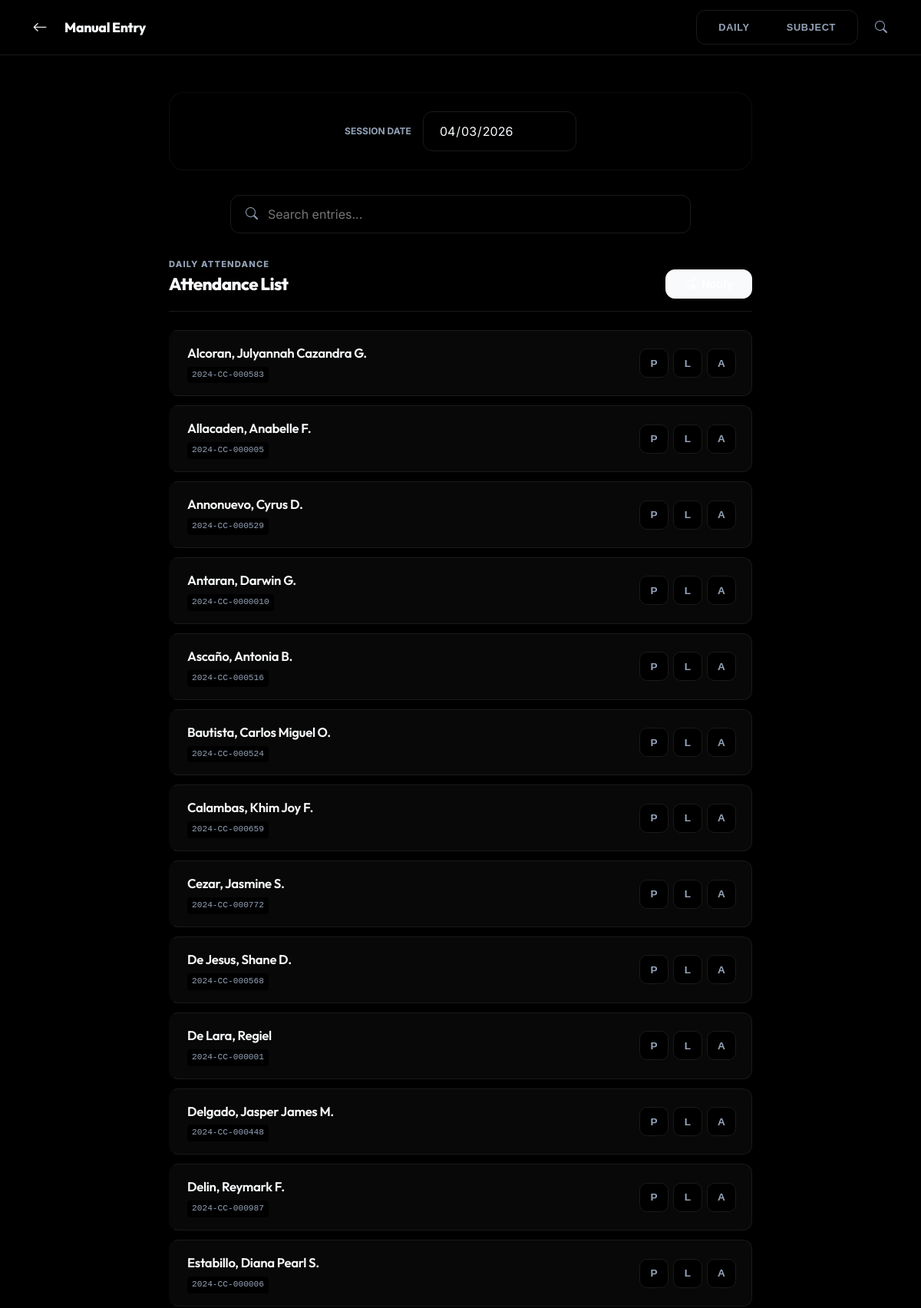
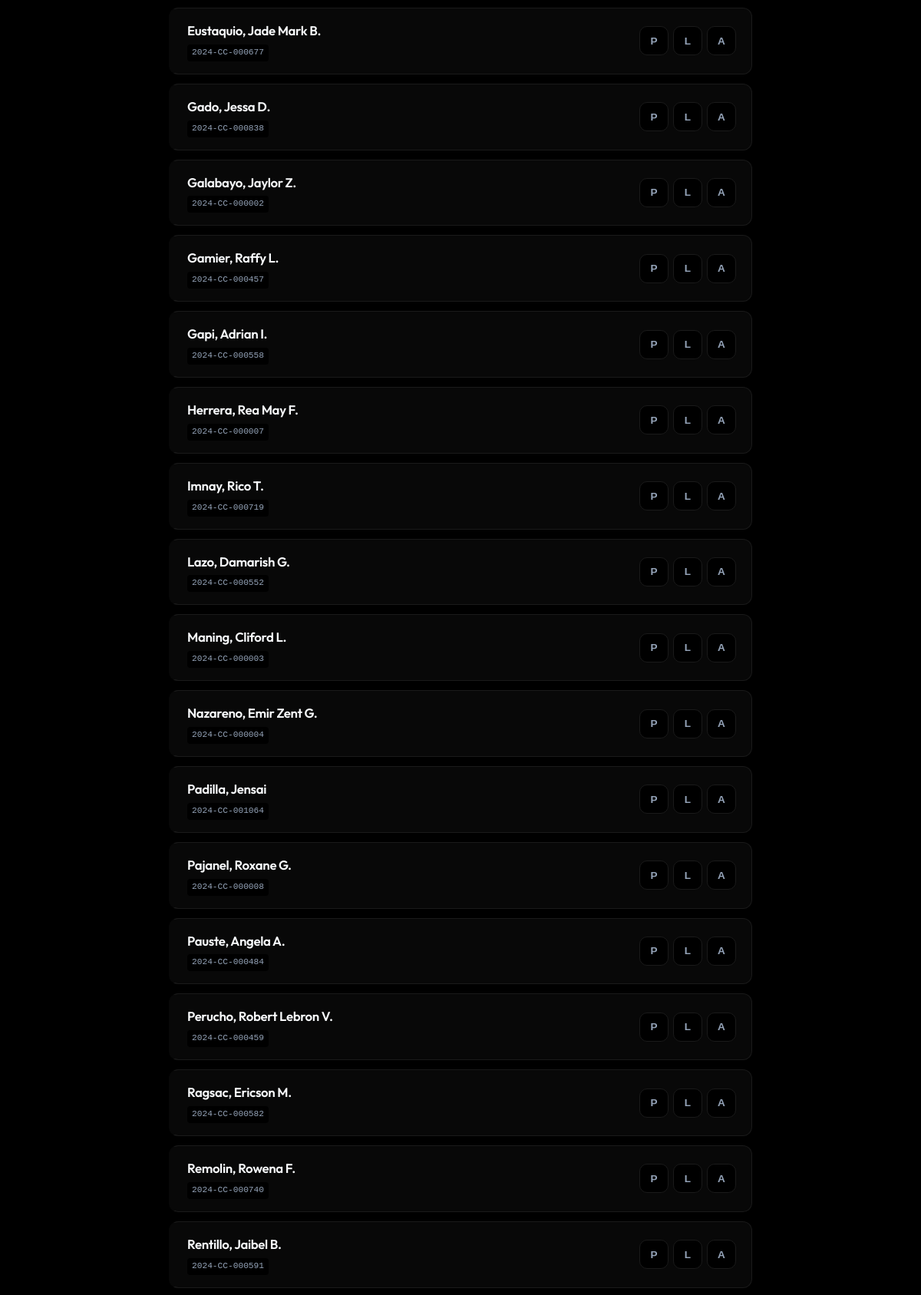
The app's page /manual.php (upper part) with its own data (2 pictures, top to bottom).
### tables this page shows
CREATE TABLE users (
        qr_code TEXT PRIMARY KEY,
        name TEXT NOT NULL,
        created_at TIMESTAMP DEFAULT CURRENT_TIMESTAMP,
        updated_at TIMESTAMP DEFAULT CURRENT_TIMESTAMP
    , birthday DATE, email TEXT, student_type TEXT DEFAULT 'regular', first_name TEXT, last_name TEXT, middle_initial TEXT, course TEXT, place_of_birth TEXT, sex TEXT, civil_status TEXT, religion TEXT, citizenship TEXT, contact_number TEXT, section TEXT, deleted_at DATETIME DEFAULT NULL, year_level TEXT DEFAULT '1st');

### manual.php (the view, shortened to what this page needs)
<?php
require_once 'includes/db.php';
$subjectId = isset($_GET['subject_id']) && $_GET['subject_id'] !== "" ? intval($_GET['subject_id']) : 0;
$currentDate = $_GET['date'] ?? date('Y-m-d');
if ($subjectId > 0) {
    $q = "SELECT u.*
          FROM users u
          LEFT JOIN student_subjects ss ON u.qr_code = ss.qr_code
          WHERE (u.student_type IS NULL OR u.student_type = 'regular')
             OR (u.student_type = 'irregular' AND ss.subject_id = ?)
          AND u.deleted_at IS NULL
          GROUP BY u.qr_code
          ORDER BY u.name";
    $stmt = $pdo->prepare($q);
    $stmt->execute([$subjectId]);
} else {
    $stmt = $pdo->prepare("SELECT * FROM users WHERE deleted_at IS NULL ORDER BY name");
    $stmt->execute();
}
$users = $stmt->fetchAll(PDO::FETCH_ASSOC);
?>
<!DOCTYPE html>
<html lang="en">
<head>
    <link href="assets/css/style.css" rel="stylesheet">
    <link rel="stylesheet" href="assets/vendor/bootstrap-icons/bootstrap-icons.css">
</head>
<body>
    <?php
    $navbar_actions = '
        <div class="nav-tabs" style="margin-bottom:0; background: rgba(0,0,0,0.05);">
            <button onclick="setMode(\'daily\')" id="btnDaily" class="nav-link">Daily</button>
            <button onclick="setMode(\'subject\')" id="btnSubject" class="nav-link">Subject</button>
        </div>
    ';
    include 'includes/navbar.php';
    ?>
    <main class="container animate-fade-up" style="max-width: 800px; margin-top: 2rem; padding-top: 1rem;">
        <div class="glass-panel" style="padding: 1.5rem; border-radius: 20px; margin-bottom: 2rem;">
            <div style="display: flex; align-items: center; justify-content: center; gap: 15px;">
                <span class="date-label">Session Date</span>
                <input type="date" id="attendanceDate" class="form-control" style="max-width: 200px; border-radius: 12px;" value="<?= date('Y-m-d', strtotime($currentDate)) ?>" onchange="refreshData()">
            </div>
        </div>
        <div class="search-container" style="margin-bottom: 2rem;">
            <i class="bi bi-search search-icon"></i>
            <input type="text" id="searchInput" class="form-control" placeholder="Search entries..." autocomplete="off" style="padding-left: 3rem; border-radius: 12px; box-shadow: var(--glass-shadow);">
        </div>
        <div style="display: flex; justify-content: space-between; align-items: flex-end; margin-bottom: 1.5rem; border-bottom: 1px solid var(--border); padding-bottom: 1rem;">
            <div>
                <p id="manualContextIndicator" style="font-size: 0.7rem; color: var(--text-muted); font-weight:800; text-transform:uppercase; letter-spacing:0.1em; margin:0; line-height:1.5;">Daily Attendance</p>
                <h5 style="color: var(--text-main); font-weight: 800; margin: 0; font-size:1.4rem; letter-spacing:-0.03em;">Attendance List</h5>
            </div>
            <button id="btnNotify" onclick="finishAndNotifySubject()" class="btn btn-primary" style="border-radius:12px; padding: 0.6rem 1.5rem; display: flex; align-items: center; gap: 8px;">
                <i class="bi bi-send-check"></i> <span class="btn-text">Notify</span>
            </button>
        </div>
        <div id="studentList" class="student-list">
            <?php foreach ($users as $user): ?>
                <div class="student-row" id="row-<?= $user['qr_code'] ?>" data-name="<?= htmlspecialchars($user['name']) ?>">
                    <div style="display: flex; flex-direction: column; gap: 4px;">
                        <h5 class="student-name" onclick="window.location.href='profile.php?qr=<?= urlencode($user['qr_code']) ?>'" style="cursor:pointer;"><?= htmlspecialchars($user['name']) ?></h5>
                        <div style="display: flex; align-items: center; gap: 8px;">
                            <span class="student-id"><?= $user['qr_code'] ?></span>
                        </div>
                    </div>
                    <div class="action-group">
                        <button onclick="setStatus('<?= $user['qr_code'] ?>', '<?= $user['name'] ?>', 'present')" class="btn-status btn-present" title="Mark Present">P</button>
                        <button onclick="setStatus('<?= $user['qr_code'] ?>', '<?= $user['name'] ?>', 'late')" class="btn-status btn-late" title="Mark Late">L</button>
                        <button onclick="setStatus('<?= $user['qr_code'] ?>', '<?= $user['name'] ?>', 'absent')" class="btn-status btn-absent" title="Mark Absent">A</button>
                    </div>
                </div>
            <?php endforeach; ?>
        </div>
    </main>
</body>
</html>

### assets/css/style.css (style rules this page uses)
:root { --bg-main: #fcfcfc; --bg-card: #ffffff; --primary: #1e293b; --primary-hover: #334155; --accent: #3b82f6; --success: #059669; --warning: #d97706; --danger: #dc2626; --text-main: #0f172a; --text-muted: #64748b; --border: #e2e8f0; --bg-hover: #f8fafc; --shadow-sm: none; --shadow-md: none; --shadow-lg: none; --radius-lg: 20px; --radius-md: 12px; --radius-sm: 8px; --header-height: 72px; --glass-bg: rgba(255, 255, 255, 0.85); --glass-border: rgba(255, 255, 255, 0.4); --glass-shadow: 0 8px 32px 0 rgba(15, 23, 42, 0.08); --ease-out-expo: cubic-bezier(0.19, 1, 0.22, 1); }
html.dark { --bg-main: #000000; --bg-card: #080808; --primary: #f8fafc; --primary-hover: #e2e8f0; --accent: #3b82f6; --text-main: #f8fafc; --text-muted: #94a3b8; --border: #1a1a1a; --bg-hover: #121212; --glass-bg: rgba(0, 0, 0, 0.8); --glass-border: rgba(255, 255, 255, 0.05); --glass-shadow: 0 8px 32px 0 rgba(0, 0, 0, 0.4); }
.glass-panel { background: var(--glass-bg); backdrop-filter: blur(12px); -webkit-backdrop-filter: blur(12px); border: 1px solid var(--glass-border); box-shadow: var(--glass-shadow); }
* { box-sizing: border-box; margin: 0; padding: 0; -webkit-tap-highlight-color: transparent; }
body { font-family: 'Inter', sans-serif; background-color: var(--bg-main); color: var(--text-main); min-height: 100vh; overflow-x: hidden; line-height: 1.6; padding-bottom: 120px; }
h1, h2, h3, h4, h5, h6 { font-family: 'Outfit', sans-serif; color: var(--text-main); margin-bottom: 0.5rem; letter-spacing: -0.02em; font-weight: 600; }
.container { max-width: 1100px; margin: 0 auto; padding: 0 20px; }
.btn { display: inline-flex; align-items: center; gap: 0.5rem; padding: 0.75rem 1.5rem; border-radius: var(--radius-md); font-weight: 700; font-size: 0.9rem; cursor: pointer; border: 1px solid transparent; transition: all 0.3s var(--ease-out-expo); position: relative; overflow: hidden; }
.btn-primary { background-color: var(--primary); color: white; border: 1px solid var(--primary); }
.nav-tabs { display: inline-flex; background: var(--bg-main); padding: 4px; border-radius: var(--radius-md); margin-bottom: 2rem; border: 1px solid var(--border); }
.nav-link { padding: 0.6rem 1.5rem; border-radius: var(--radius-sm); text-decoration: none; color: var(--text-muted); font-weight: 700; font-size: 0.8rem; transition: all 0.2s; border: none; background: transparent; cursor: pointer; text-transform: uppercase; letter-spacing: 0.05em; }
.form-control { width: 100%; padding: 0.875rem 1.25rem; border: 1px solid var(--border); border-radius: var(--radius-md); font-family: inherit; font-size: 1rem; background: var(--bg-main); color: var(--text-main); transition: all 0.3s var(--ease-out-expo); }
.animate-fade-up { animation: fadeIn 0.6s var(--ease-out-expo) forwards; }
.student-row { background: var(--bg-card); border: 1px solid var(--border); border-radius: var(--radius-md); padding: 1.25rem; display: flex; align-items: center; justify-content: space-between; transition: all 0.3s var(--ease-out-expo); }

### manual.php (style rules this page uses)
.date-label { font-size: 0.75rem; font-weight: 700; color: var(--text-muted); text-transform: uppercase; }
.search-container { position: relative; max-width: 600px; margin: 0 auto; }
.search-icon { position: absolute; left: 1.25rem; top: 50%; transform: translateY(-50%); color: var(--text-muted); }
.student-row { background: var(--bg-card); border: 1px solid var(--border); border-radius: 12px; padding: 1rem 1.25rem; display: flex; justify-content: space-between; align-items: center; margin-bottom: 0.75rem; transition: all 0.2s cubic-bezier(0.4, 0, 0.2, 1); border-left: 4px solid transparent; }
.student-name { font-family: 'Outfit', sans-serif; font-weight: 600; font-size: 1.05rem; margin: 0; color: var(--text-main); }
.student-id { font-family: 'JetBrains Mono', monospace; font-size: 0.7rem; color: var(--text-muted); background: var(--bg-main); padding: 2px 6px; border-radius: 4px; }
.action-group { display: flex; gap: 6px; }
.btn-status { width: 38px; height: 38px; display: flex; align-items: center; justify-content: center; border-radius: 10px; border: 1px solid var(--border); background: var(--bg-main); cursor: pointer; transition: all 0.2s; font-weight: 800; font-size: 0.85rem; color: var(--text-muted); }

### records on screen
users: name "Alcoran, Julyannah Cazandra G.", qr_code "2024-CC-000583"
users: name "Allacaden, Anabelle F.", qr_code "2024-CC-000005"
users: name "Annonuevo, Cyrus D.", qr_code "2024-CC-000529"
users: name "Antaran, Darwin G.", qr_code "2024-CC-0000010"
users: name "Ascaño, Antonia B.", qr_code "2024-CC-000516"
users: name "Bautista, Carlos Miguel O.", qr_code "2024-CC-000524"
users: name "Calambas, Khim Joy F.", qr_code "2024-CC-000659"
users: name "Cezar, Jasmine S.", qr_code "2024-CC-000772"
users: name "De Jesus, Shane D.", qr_code "2024-CC-000568"
users: name "De Lara, Regiel", qr_code "2024-CC-000001"
users: name "Delgado, Jasper James M.", qr_code "2024-CC-000448"
users: name "Delin, Reymark F.", qr_code "2024-CC-000987"
users: name "Estabillo, Diana Pearl S.", qr_code "2024-CC-000006"
users: name "Eustaquio, Jade Mark B.", qr_code "2024-CC-000677"
users: name "Gado, Jessa D.", qr_code "2024-CC-000838"
users: name "Galabayo, Jaylor Z.", qr_code "2024-CC-000002"
users: name "Gamier, Raffy L.", qr_code "2024-CC-000457"
users: name "Gapi, Adrian I.", qr_code "2024-CC-000558"
users: name "Herrera, Rea May F.", qr_code "2024-CC-000007"
users: name "Imnay, Rico T.", qr_code "2024-CC-000719"
users: name "Lazo, Damarish G.", qr_code "2024-CC-000552"
users: name "Maning, Cliford L.", qr_code "2024-CC-000003"
users: name "Nazareno, Emir Zent G.", qr_code "2024-CC-000004"
users: name "Padilla, Jensai", qr_code "2024-CC-001064"
users: name "Pajanel, Roxane G.", qr_code "2024-CC-000008"
users: name "Pauste, Angela A.", qr_code "2024-CC-000484"
users: name "Perucho, Robert Lebron V.", qr_code "2024-CC-000459"
users: name "Ragsac, Ericson M.", qr_code "2024-CC-000582"
users: name "Remolin, Rowena F.", qr_code "2024-CC-000740"
users: name "Rentillo, Jaibel B.", qr_code "2024-CC-000591"

### other values on screen
$title "Manual Entry"
